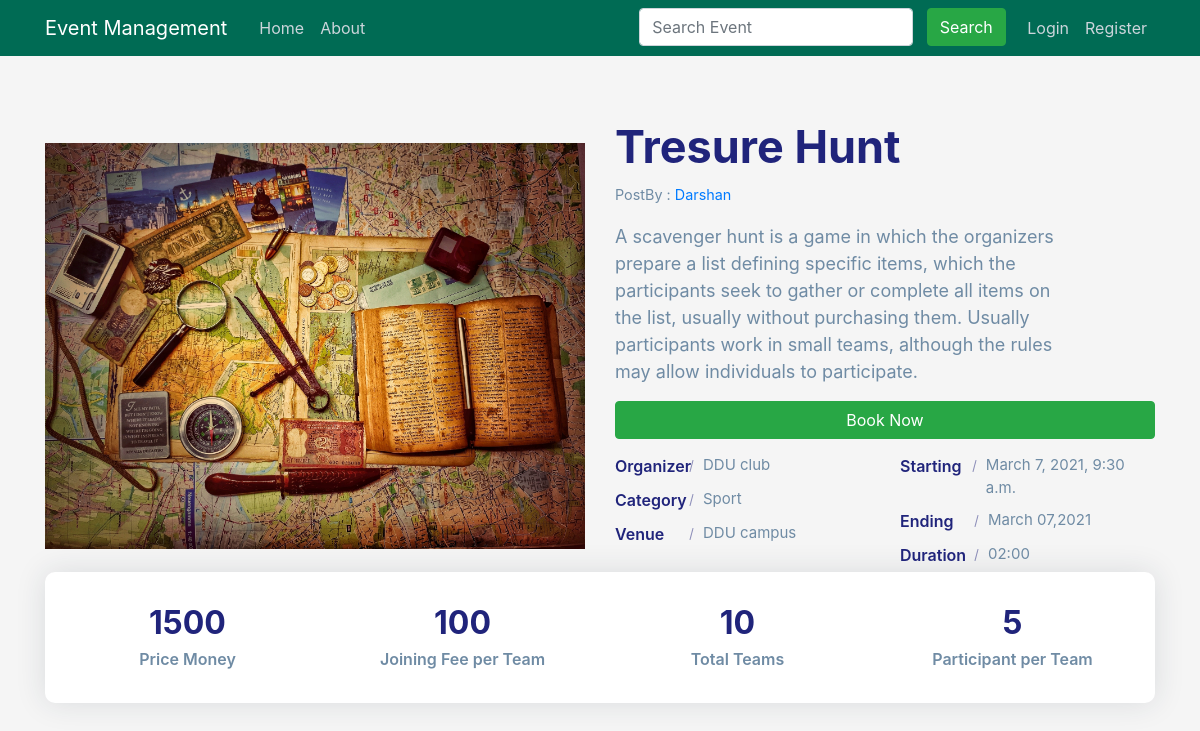
/event_details/38, run on the app's committed database.
### event/models.py (models this page shows, shortened)
class Eventlist(models.Model):
    postby = models.ForeignKey(User, on_delete=models.CASCADE, null=True)
    thumbnail = models.ImageField(
        default='event.jpg', null=True, blank=True, upload_to='events_thumbnail')
    title = models.CharField(max_length=100)
    description = models.TextField()
    organizer = models.CharField(max_length=100)
    joiningfees = models.CharField(max_length=10)
    pricemoney = models.CharField(max_length=10)
    members = models.CharField(max_length=5, null=True)
    link = models.CharField(max_length=100)
    Eventtime = models.CharField(max_length=20)
    venue = models.TextField()
    StartingDate = models.DateTimeField(blank=False, null=True)
    Endingdate = models.DateTimeField(blank=False, null=True)
    Category = models.CharField(max_length=50, default="")
    numberofseats = models.CharField(max_length=50, null=True)

### event/views.py (the view)
# urls.py: path('event_details/<int:my_id>', views.event_details, name='event_details'),
def event_details(request, my_id):
    obj = Eventlist.objects.get(id=my_id)
    uid = request.user.id
    try:
        obj1 = EventBook.objects.get(eventid=my_id, userid=uid)
    except EventBook.DoesNotExist:
        obj1 = None
    return render(request, 'event/event_details.html', {'obj': obj, 'obj1': obj1})

### event/templates/event/event_details.html (shortened to what this page needs)
{% load static %}
<!DOCTYPE html>
<html lang="en">
<head>
    <link rel="stylesheet" href="https://maxcdn.bootstrapcdn.com/bootstrap/4.0.0/css/bootstrap.min.css"
>
    <link rel="stylesheet" type="text/css" href="{% static 'event/main.css' %}">
</head>
<body>
    <header class="site-header">
        <nav class="navbar navbar-expand-md navbar-dark bg-steel fixed-top">
            <div class="container">
                <a class="navbar-brand mr-4" href="{% url 'event-home' %}">Event Management</a>
                <div class="collapse navbar-collapse" id="navbarToggle">
                    <div class="navbar-nav mr-auto">
                        <a class="nav-item nav-link" href="{% url 'event-home' %}">Home</a>
                        <a class="nav-item nav-link" href="{% url 'event-about' %}">About</a>
                    </div>
                    <div class="navbar-nav">
                        <div class="input-group">
                            <form action="/" method="get">
                                <div class="form-outline" style="display: inline-flex;">
                                    <input type="search" name="query" id="query" placeholder="Search Event"
                                        class="form-control" />&nbsp;&nbsp;&nbsp;
                                    <input type="submit" class="btn btn-success" value="Search">
                                </div>
                            </form>
                        </div>
                        {% if user.is_authenticated %}
                        <a class="nav-item nav-link" href="{% url 'logout' %}">Logout</a>
                        {% else %}
                        <a class="nav-item nav-link" href="{% url 'login' %}">Login</a>
                        <a class="nav-item nav-link" href="{% url 'users-register' %}">Register</a>
                        {% endif %}
                    </div>
                </div>
            </div>
        </nav>
    </header>
    <section class="section about-section gray-bg" id="about">
        <div class="container">
            <div class="row align-items-center flex-row-reverse">
                <div class="col-lg-6">
                    <div class="about-text go-to">
                        <h3 class="dark-color">{{ obj.title}}</h3>
                        <p><small>PostBy :
                                <a href="/user_Details/{{obj.postby.username}}">{{obj.postby.username}}</a></small></p>
                        <p>{{ obj.description }}</p>
                        <form action="/booked/{{obj.id}}" method="POST">
                            {%ifequal user.profile.usertype "Organizer" %}
                            <h6 class="theme-color lead">Registration link : </h6>
                            <p><a class="article-content" href="{{ obj.link }}">{{ obj.link }}</a></p>
                            {%else%}
                            {% if obj1 %}
                            {% if obj1.booking %}
                            <h6 class="theme-color lead">Registration link : </h6>
                            <p><a class="article-content" href="{{ obj.link }}">{{ obj.link }}</a></p>
                            {% else %}
                            <input type="submit" class="btn btn-success btn-block" name="BookThis" value="Book Now">
                            {% endif %}
                            {%else%}
                            <input type="submit" class="btn btn-success btn-block" name="BookThis" value="Book Now">
                            {% endif %}
                            {%endifequal%}
                        </form>
                        <div class="row about-list">
                            <div class="col-md-6">
                                <div class="media">
                                    <label>Organizer</label>
                                    <p>{{ obj.organizer }}</p>
                                </div>
                                <div class="media">
                                    <label>Category</label>
                                    <p>{{ obj.Category }}</p>
                                </div>
                                <div class="media">
                                    <label>Venue</label>
                                    <p>{{ obj.venue }}</p>
                                </div>
                            </div>
                            <div class="col-md-6">
                                <div class="media">
                                    <label>Starting</label>
                                    <p>{{ obj.StartingDate }}</p>
                                </div>
                                <div class="media">
                                    <label>Ending</label>
                                    <p>{{ obj.Endingdate|date:"F d,Y" }}</p>
                                </div>
                                <div class="media">
                                    <label>Duration</label>
                                    <p>{{obj.Eventtime}}</p>
                                </div>
                            </div>
                        </div>
                    </div>
                </div>
                <div class="col-lg-6">
                    <div class="about-avatar">
                        <img src="{{obj.thumbnail.url}}" title="" alt="">
                    </div>
                </div>
            </div>
            <div class="counter">
                <div class="row">
                    <div class="col-6 col-lg-3">
                        <div class="count-data text-center">
                            <h6 class="count h2" data-to="500" data-speed="500">{{obj.pricemoney}}</h6>
                            <p class="m-0px font-w-600">Price Money</p>
                        </div>
                    </div>
                    <div class="col-6 col-lg-3">
                        <div class="count-data text-center">
                            <h6 class="count h2" data-to="150" data-speed="150">{{ obj.joiningfees }}</h6>
                            <p class="m-0px font-w-600">Joining Fee per Team</p>
                        </div>
                    </div>
                    <div class="col-6 col-lg-3">
                        <div class="count-data text-center">
                            <h6 class="count h2" data-to="850" data-speed="850">{{obj.numberofseats}}</h6>
                            <p class="m-0px font-w-600">Total Teams</p>
                        </div>
                    </div>
                    <div class="col-6 col-lg-3">
                        <div class="count-data text-center">
                            <h6 class="count h2" data-to="190" data-speed="190">{{obj.members}}</h6>
                            <p class="m-0px font-w-600">Participant per Team</p>
                        </div>
                    </div>
                </div>
            </div>
        </div>
    </section>
</body>
</html>

### event/static/event/main.css (style rules this page uses)
body { background: #fafafa; color: #333333; margin-top: 5rem; }
h1, h2, h3, h4, h5, h6 { color: #444444; }
.bg-steel { background-color: #006B54; }
.site-header .navbar-nav .nav-link { color: #cbd5db; }

### event/templates/event/event_details.html (style rules this page uses)
body { color: #6F8BA4; margin-top: 20px; }
.section { padding: 100px 0; position: relative; }
.gray-bg { background-color: #f5f5f5; }
img { max-width: 100%; }
img { vertical-align: middle; border-style: none; }
.about-text h3 { font-size: 45px; font-weight: 700; margin: 0 0 6px; }
.about-text p { font-size: 18px; max-width: 450px; }
.about-list { padding-top: 10px; }
.about-list .media { padding: 5px 0; }
.about-list label { color: #20247b; font-weight: 600; width: 88px; margin: 0; position: relative; }
.about-list label:after { content: ""; position: absolute; top: 0; bottom: 0; right: 11px; width: 1px; height: 12px; background: #20247b; -moz-transform: rotate(15deg); -o-transform: rotate(15deg); -ms-transform: rotate(15deg); -webkit-transform: rotate(15deg); transform: rotate(15deg); margin: auto; opacity: 0.5; }
.about-list p { margin: 0; font-size: 15px; }
.about-section .counter { padding: 22px 20px; background: #ffffff; border-radius: 10px; box-shadow: 0 0 30px rgba(31, 45, 61, 0.125); }
.about-section .counter .count-data { margin-top: 10px; margin-bottom: 10px; }
.about-section .counter .count { font-weight: 700; color: #20247b; margin: 0 0 5px; }
.about-section .counter p { font-weight: 600; margin: 0; }
.dark-color { color: #20247b; }

### data on the page
Eventlist: title "Tresure Hunt", postby.username "Darshan", description "A scavenger hunt is a game in which the organizers prepare a list defining specific items, which the participants seek to gather or complete all items on the list, usually without purchasing them. Usually participants work in small teams, although the rules may allow individuals to participate.", organizer "DDU club", Category "Sport", venue "DDU campus", StartingDate "March 7, 2021, 9:30 a.m.", Endingdate "March 07,2021", Eventtime "02:00", thumbnail (picture), pricemoney "1500", joiningfees "100", numberofseats "10", members "5"
